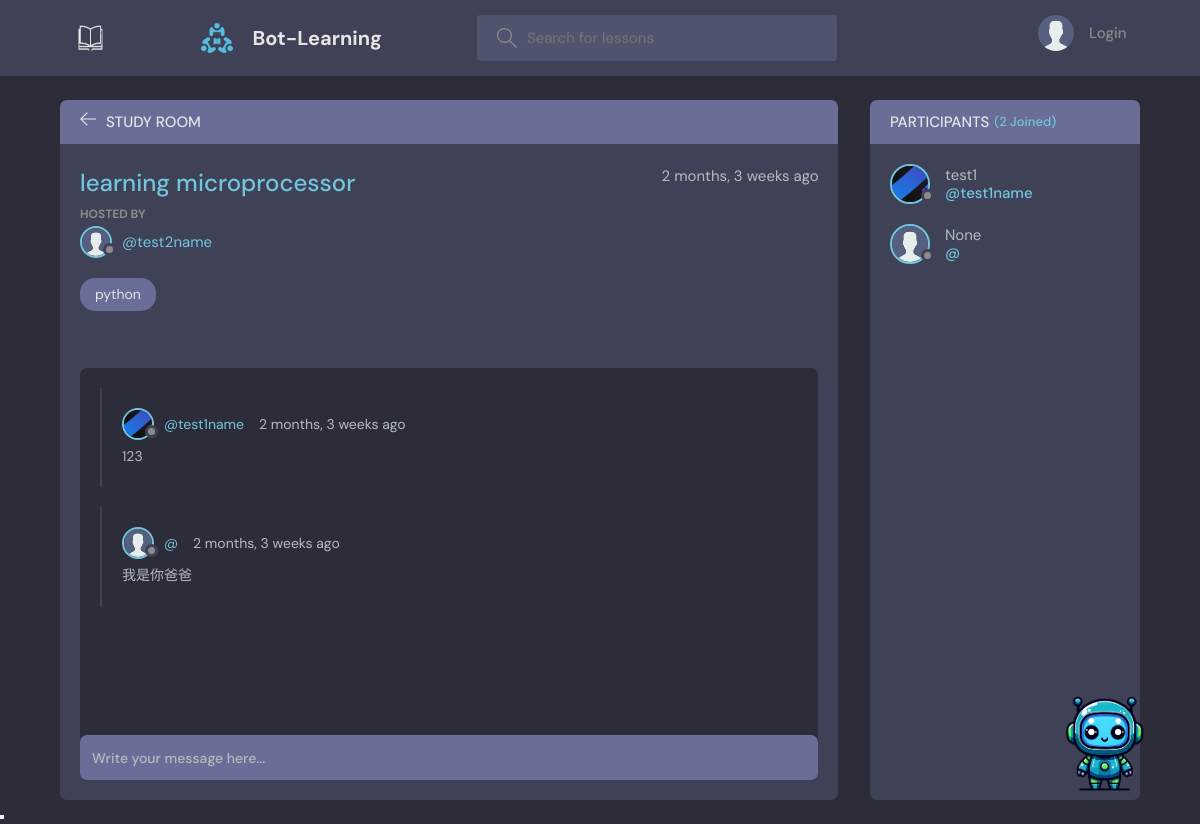
The page /room/3/ on the database as committed earlier.
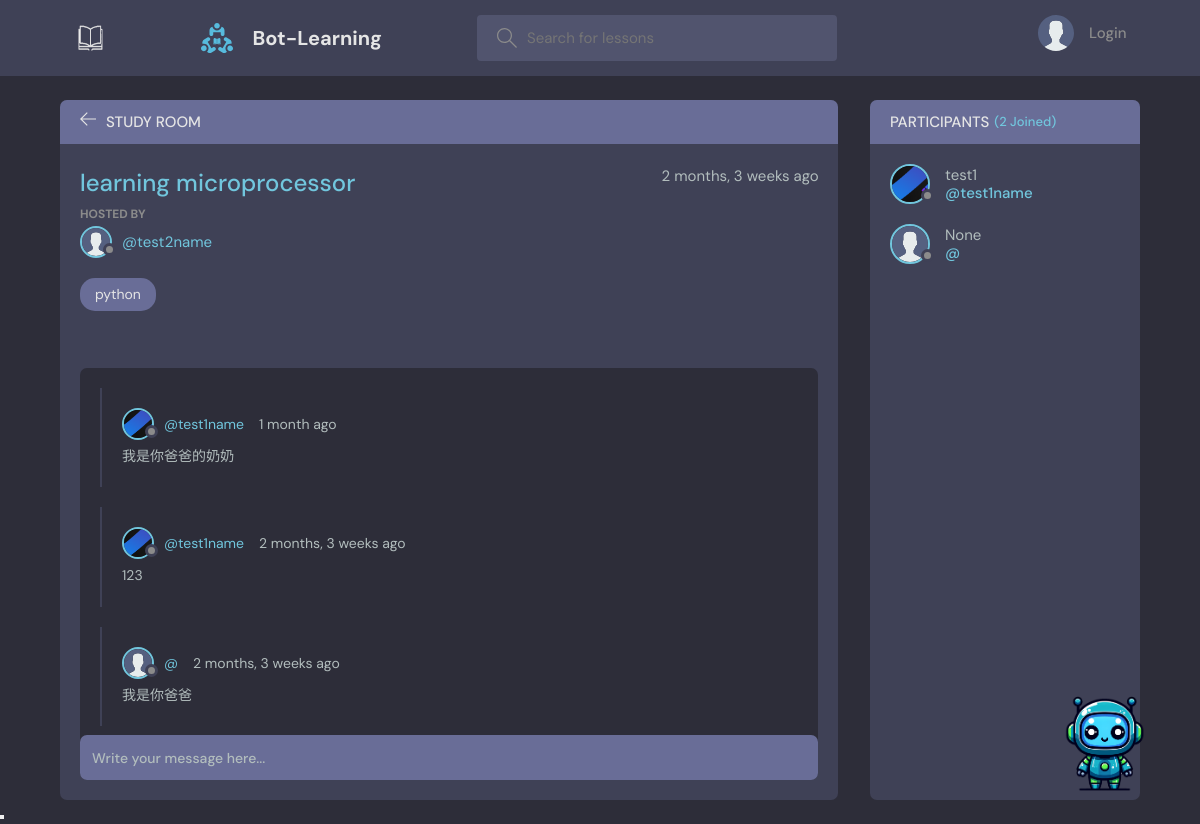
The same page on the database as committed later.
### base/models.py (models this page shows, shortened)
class Message(models.Model):
    user = models.ForeignKey(User, on_delete=models.CASCADE)
    room = models.ForeignKey(Room, on_delete=models.CASCADE)
    body = models.TextField()
    updated = models.DateTimeField(auto_now=True)
    created = models.DateTimeField(auto_now_add=True)
    class Meta:
        ordering = ['-updated', '-created']

class User(AbstractUser):
    name = models.CharField(max_length=200, null=True)
    email = models.EmailField(unique=True, null=True)
    bio = models.TextField(null=True)
    avatar = models.ImageField(null=True, default="avatar.svg")
    objects = CustomUserManager()
    USERNAME_FIELD = 'email'
    REQUIRED_FIELDS = []

### base/views.py (the view, shortened to what this page needs)
# urls.py: path('room/<str:pk>/', views.room, name="room"),
def room(request, pk):
    room = Room.objects.get(id=pk)
    room_messages = room.message_set.all()
    participants = room.participants.all()
    context = {'room': room, 'room_messages': room_messages,
               'participants': participants}
    return render(request, 'base/room.html', context)

### base/models.py (called while the page is built)
    def __str__(self):
        return self.name

### base/templates/base/room.html (shortened to what this page needs)
{% extends 'main.html' %}
{% block content %}
<main class="profile-page layout layout--2">
  <div class="container">
    <div class="room">
      <div class="room__top">
        <div class="room__topLeft">
          <a href="{% url 'home' %}">
            <svg version="1.1" xmlns="http://www.w3.org/2000/svg" width="32" height="32" viewBox="0 0 32 32">
              <title>arrow-left</title>
              <path
                d="M13.723 2.286l-13.723 13.714 13.719 13.714 1.616-1.611-10.96-10.96h27.625v-2.286h-27.625l10.965-10.965-1.616-1.607z">
              </path>
            </svg>
          </a>
          <h3>Study Room</h3>
        </div>
      </div>
      <div class="room__box scroll">
        <div class="room__header scroll">
          <div class="room__info">
            <h3>{{room.name}}</h3>
            <span>{{room.created|timesince}} ago</span>
          </div>
          <div class="room__hosted">
            <p>Hosted By</p>
            <a href="{% url 'user-profile' room.host.id %}" class="room__author">
              <div class="avatar avatar--small">
                <img src="{{room.host.avatar.url}}" />
              </div>
              <span>@{{room.host.username}}</span>
            </a>
          </div>
          <span class="room__topics">{{room.topic}}</span>
        </div>
        <div class="room__conversation">
          <div class="threads scroll">
            {% for message in room_messages %}
            <div class="thread">
              <div class="thread__top">
                <div class="thread__author">
                  <a href="{% url 'user-profile' message.user.id %}" class="thread__authorInfo">
                    <div class="avatar avatar--small">
                      <img src="{{message.user.avatar.url}}" />
                    </div>
                    <span>@{{message.user.username}}</span>
                  </a>
                  <span class="thread__date">{{message.created|timesince}} ago</span>
                </div>
              </div>
              <div class="thread__details">
                {{message.body}}
              </div>
            </div>
            {% endfor %}
          </div>
        </div>
      </div>
      <div class="room__message">
        <form action="" method="POST">
          <input name="body" placeholder="Write your message here..." />
        </form>
      </div>
    </div>
    <div class="participants">
      <h3 class="participants__top">Participants <span>({{participants.count}} Joined)</span></h3>
      <div class="participants__list scroll">
        {% for user in participants %}
        <a href="{%  url 'user-profile' user.id %}" class="participant">
          <div class="avatar avatar--medium">
            <img src="{{user.avatar.url}}" />
          </div>
          <p>
            {{user.name}}
            <span>@{{user.username}}</span>
          </p>
        </a>
        {% endfor %}
      </div>
    </div>
  </div>
</main>
{% endblock content %}

Rows that differ between the two databases and show on the page:
added Message: user.avatar (picture), user.username "test1name", created "1 month", body "我是你爸爸的奶奶"
